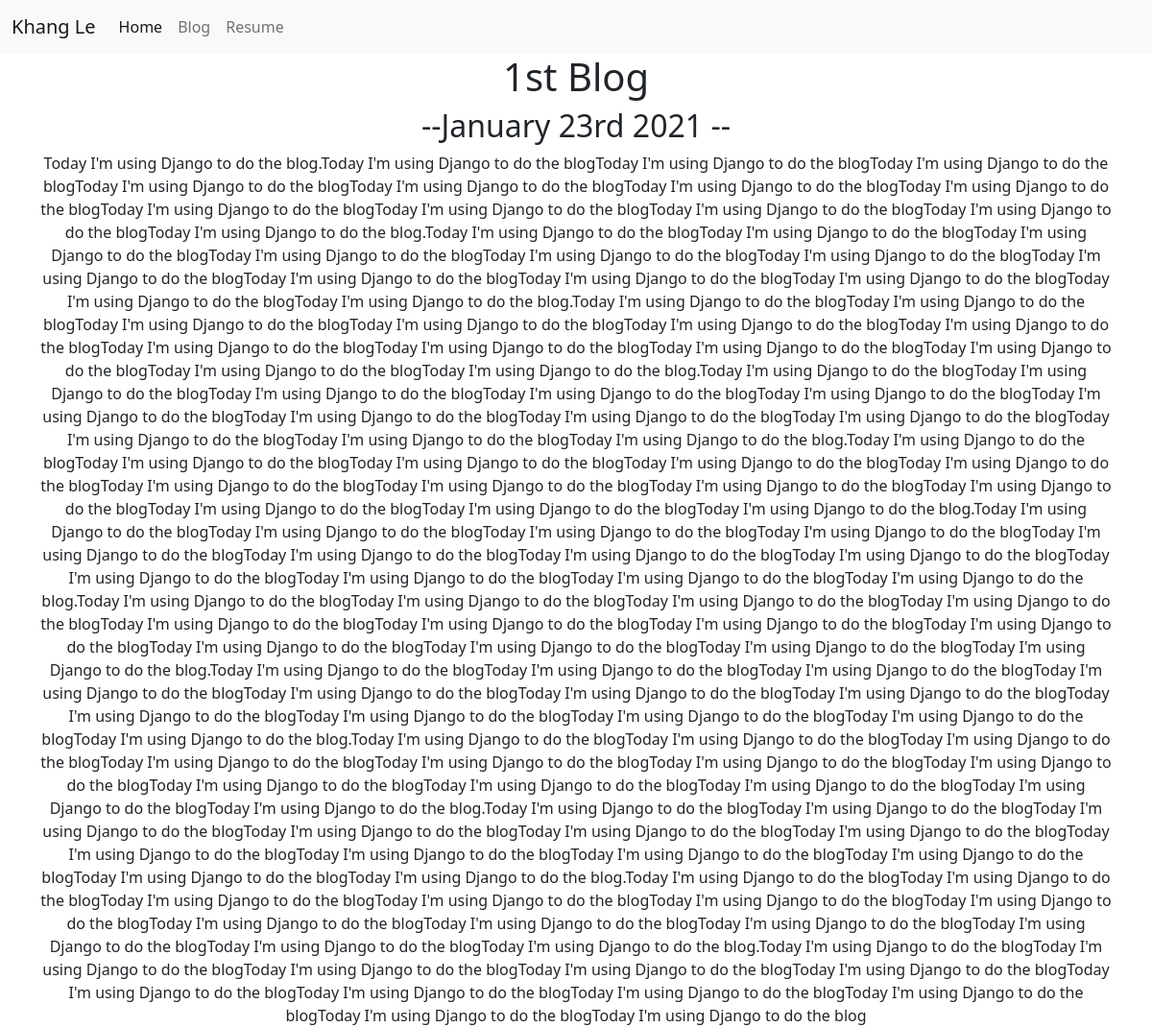
Page /blog/1/ on the committed database.
### blog/models.py (models this page shows, shortened)
class Blog(models.Model):
    title = models.CharField(max_length=200)
    description = models.TextField()
    date = models.DateField()

### blog/views.py (the view)
# urls.py: path('<int:blog_id>/', views.detail, name="detail"),
def detail(request, blog_id):
    blog = get_object_or_404(Blog, pk=blog_id)
    return render(request, 'blog/detail.html', {'blog': blog})

### blog/templates/blog/detail.html (shortened to what this page needs)
{% extends 'portfolio/base.html'%}
{% block content%}
<div class="container text-center">
<h1>{{ blog.title }}</h1>
<h2> --{{ blog.date|date:"F jS Y" }} --</h2>
{{ blog.description|safe}}
{% endblock %}

### rows in the picture
Blog: title "1st Blog", date "January 23rd 2021", description "Today I'm using Django to do the blog.Today I'm using Django to do the blogToday I'm using Django to do the blogToday I'm using Django to do the blogToday I'm using Django to do the blogToday I'm using Django to do the blogToday I'm using Django to do the blogToday I'm using Django to do the blogToday I'm using Django to do the blogToday I'm using Django to do the blogToday I'm using Django to do the blogToday I'm using Django to do the blogToday I'm using Django to do the blog.Today I'm using Django to do the blogToday I'm using Django to do the blogToday I'm using Django to do the blogToday I'm using Django to do the blogToday I'm using Django to do the blogToday I'm using Django to do…"
